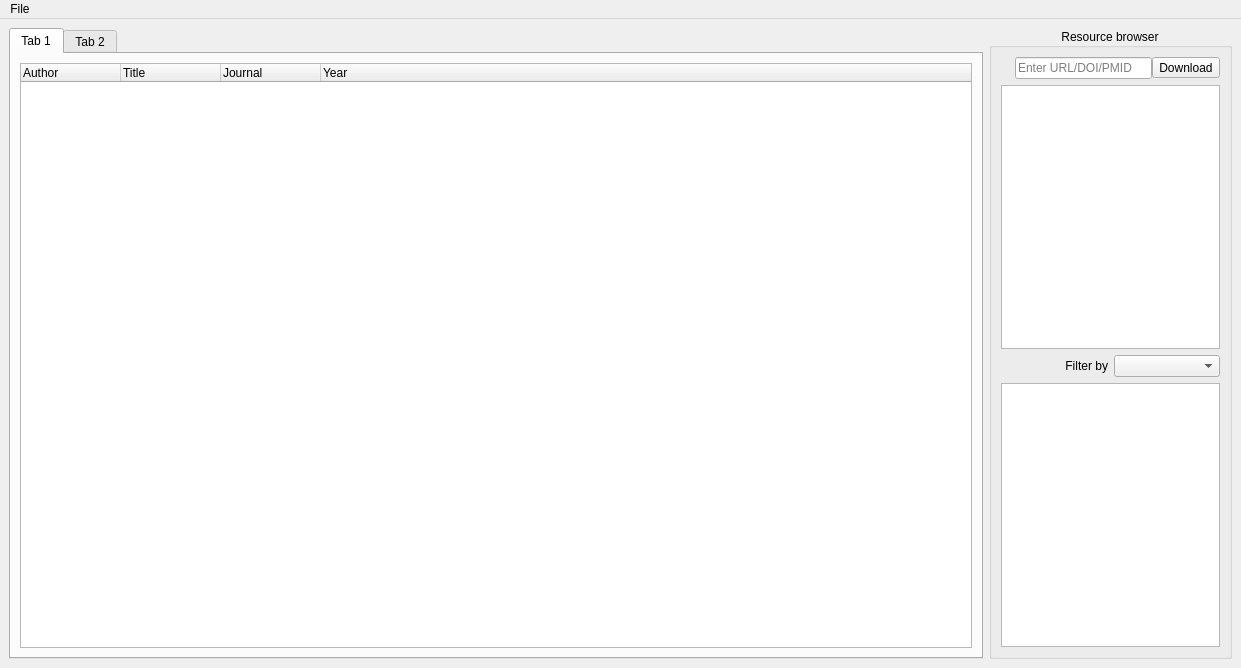
<?xml version="1.0" encoding="UTF-8"?>
<ui version="4.0">
 <class>MainWindow</class>
 <widget class="QMainWindow" name="MainWindow">
  <property name="geometry">
   <rect>
    <x>0</x>
    <y>0</y>
    <width>1241</width>
    <height>668</height>
   </rect>
  </property>
  <property name="windowTitle">
   <string>MainWindow</string>
  </property>
  <property name="toolButtonStyle">
   <enum>Qt::ToolButtonIconOnly</enum>
  </property>
  <widget class="QWidget" name="centralwidget">
   <property name="sizePolicy">
    <sizepolicy hsizetype="Maximum" vsizetype="Preferred">
     <horstretch>0</horstretch>
     <verstretch>0</verstretch>
    </sizepolicy>
   </property>
   <layout class="QGridLayout" name="gridLayout">
    <property name="sizeConstraint">
     <enum>QLayout::SetMinimumSize</enum>
    </property>
    <item row="0" column="1">
     <widget class="QGroupBox" name="groupBox">
      <property name="sizePolicy">
       <sizepolicy hsizetype="Expanding" vsizetype="Preferred">
        <horstretch>1</horstretch>
        <verstretch>0</verstretch>
       </sizepolicy>
      </property>
      <property name="styleSheet">
       <string notr="true"/>
      </property>
      <property name="title">
       <string>Resource browser</string>
      </property>
      <property name="alignment">
       <set>Qt::AlignCenter</set>
      </property>
      <property name="flat">
       <bool>false</bool>
      </property>
      <property name="checkable">
       <bool>false</bool>
      </property>
      <property name="checked">
       <bool>false</bool>
      </property>
      <layout class="QVBoxLayout" name="verticalLayout" stretch="0,0,0,0">
       <item>
        <layout class="QHBoxLayout" name="horizontalLayout">
         <property name="spacing">
          <number>0</number>
         </property>
         <property name="sizeConstraint">
          <enum>QLayout::SetDefaultConstraint</enum>
         </property>
         <item>
          <widget class="QLabel" name="label">
           <property name="text">
            <string/>
           </property>
          </widget>
         </item>
         <item>
          <widget class="QLabel" name="label_3">
           <property name="text">
            <string/>
           </property>
          </widget>
         </item>
         <item>
          <widget class="QLineEdit" name="inputurl">
           <property name="alignment">
            <set>Qt::AlignLeading|Qt::AlignLeft|Qt::AlignVCenter</set>
           </property>
           <property name="dragEnabled">
            <bool>true</bool>
           </property>
           <property name="placeholderText">
            <string>Enter URL/DOI/PMID</string>
           </property>
          </widget>
         </item>
         <item>
          <widget class="QToolButton" name="downloadbutton">
           <property name="text">
            <string>Download</string>
           </property>
           <property name="icon">
            <iconset resource="../../AppData/Local/Programs/Python/Python38-32/Lib/site-packages/pyqt5_tools/Qt/bin/new.qrc">
             <normaloff>:/new/img_71049.png</normaloff>:/new/img_71049.png</iconset>
           </property>
           <property name="iconSize">
            <size>
             <width>20</width>
             <height>21</height>
            </size>
           </property>
           <property name="checkable">
            <bool>false</bool>
           </property>
           <property name="toolButtonStyle">
            <enum>Qt::ToolButtonTextBesideIcon</enum>
           </property>
          </widget>
         </item>
        </layout>
       </item>
       <item>
        <widget class="QListWidget" name="folderlist"/>
       </item>
       <item>
        <layout class="QHBoxLayout" name="horizontalLayout_2">
         <item>
          <widget class="QLabel" name="label_2">
           <property name="text">
            <string>Filter by</string>
           </property>
           <property name="scaledContents">
            <bool>false</bool>
           </property>
           <property name="alignment">
            <set>Qt::AlignRight|Qt::AlignTrailing|Qt::AlignVCenter</set>
           </property>
          </widget>
         </item>
         <item>
          <widget class="QComboBox" name="filtercombo">
           <property name="currentText">
            <string/>
           </property>
          </widget>
         </item>
        </layout>
       </item>
       <item>
        <widget class="QListWidget" name="sortlist"/>
       </item>
      </layout>
     </widget>
    </item>
    <item row="0" column="0">
     <widget class="QTabWidget" name="tab_3">
      <property name="sizePolicy">
       <sizepolicy hsizetype="MinimumExpanding" vsizetype="Expanding">
        <horstretch>4</horstretch>
        <verstretch>0</verstretch>
       </sizepolicy>
      </property>
      <property name="currentIndex">
       <number>0</number>
      </property>
      <widget class="QWidget" name="tab">
       <attribute name="title">
        <string>Tab 1</string>
       </attribute>
       <layout class="QHBoxLayout" name="horizontalLayout_4">
        <item>
         <widget class="QTreeWidget" name="filelist">
          <property name="sizePolicy">
           <sizepolicy hsizetype="MinimumExpanding" vsizetype="Expanding">
            <horstretch>0</horstretch>
            <verstretch>0</verstretch>
           </sizepolicy>
          </property>
          <property name="minimumSize">
           <size>
            <width>0</width>
            <height>0</height>
           </size>
          </property>
          <column>
           <property name="text">
            <string>Author</string>
           </property>
          </column>
          <column>
           <property name="text">
            <string>Title</string>
           </property>
          </column>
          <column>
           <property name="text">
            <string>Journal</string>
           </property>
          </column>
          <column>
           <property name="text">
            <string>Year</string>
           </property>
          </column>
         </widget>
        </item>
        <item>
         <layout class="QVBoxLayout" name="verticalLayout_2"/>
        </item>
       </layout>
      </widget>
      <widget class="QWidget" name="tab_2">
       <attribute name="title">
        <string>Tab 2</string>
       </attribute>
      </widget>
     </widget>
    </item>
   </layout>
  </widget>
  <widget class="QMenuBar" name="menubar">
   <property name="geometry">
    <rect>
     <x>0</x>
     <y>0</y>
     <width>1241</width>
     <height>21</height>
    </rect>
   </property>
   <widget class="QMenu" name="menuFile">
    <property name="title">
     <string>File</string>
    </property>
   </widget>
   <addaction name="menuFile"/>
  </widget>
  <action name="actionAdd_from_local">
   <property name="text">
    <string>Add from local</string>
   </property>
  </action>
  <action name="actionAdd_from_local_2">
   <property name="text">
    <string>Add from local</string>
   </property>
  </action>
  <action name="actionExit">
   <property name="text">
    <string>Exit</string>
   </property>
  </action>
  <action name="actionAuthor_Title_Journal_Year">
   <property name="checkable">
    <bool>true</bool>
   </property>
   <property name="text">
    <string>Author-Title-Journal-Year</string>
   </property>
  </action>
  <action name="actionTitle_Author_Journal_Year">
   <property name="checkable">
    <bool>true</bool>
   </property>
   <property name="text">
    <string>Title-Author-Journal-Year</string>
   </property>
  </action>
  <action name="actionJournal_Title_Author_Year">
   <property name="checkable">
    <bool>true</bool>
   </property>
   <property name="text">
    <string>Journal-Title-Author-Year</string>
   </property>
  </action>
  <action name="actionYear_Author_Title_Journal">
   <property name="checkable">
    <bool>true</bool>
   </property>
   <property name="text">
    <string>Year-Author-Title-Journal</string>
   </property>
   <property name="menuRole">
    <enum>QAction::NoRole</enum>
   </property>
   <property name="priority">
    <enum>QAction::NormalPriority</enum>
   </property>
  </action>
  <action name="actionAbout">
   <property name="text">
    <string>About</string>
   </property>
  </action>
  <action name="actionDeveloper">
   <property name="text">
    <string>Developer</string>
   </property>
  </action>
  <action name="actionUser_Guide">
   <property name="text">
    <string>User Guide</string>
   </property>
  </action>
  <action name="actionStorage_Location">
   <property name="text">
    <string>Storage Location</string>
   </property>
  </action>
 </widget>
 <resources>
  <include location="../../AppData/Local/Programs/Python/Python38-32/Lib/site-packages/pyqt5_tools/Qt/bin/new.qrc"/>
 </resources>
 <connections/>
</ui>
